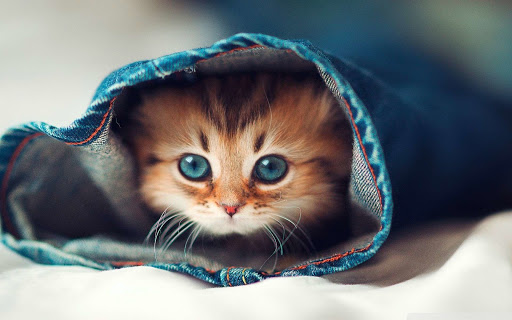
#> input picture cat_photos.jpg, 512 x 320 px
$ python -i main.py   (imports and definitions only)
#> lines starting #> are read from the running program, lines starting #| are printed output that depends on the picture; after the words box and inside, x2 and y2 are one past the last pixel; in counts of white or black regions, pixels touching at a corner belong together
#> further down, picture is the input picture: shape (320, 512, 3); mean B, G, R 119.6, 117.1, 113.3
import cv2
import numpy as np
from scipy.interpolate import UnivariateSpline
from flask import Flask,Response,render_template,request
import os

# Declare Global Variables
v, m = 0, 0

from pathlib import Path
# [1 line not run here, left out]
# Dictionary with all Filters
filters = {"Grey Scale":1,"Bright Night":2,"Gloomy Day":3,"Blurry View":4,"Cartoonify":5,"Sharp View":6,"Nostalgia":7,"Pencil Sketch":8,"HDR Effect":9,"Pixel Invert":10,"Summer Effect":11,"Winter Effect":12}

# CV2 Video Capture
# [1 line not run here, left out]

# Get width and height ofe window
# [1 line that did not run here, left out]
# [1 line that did not run here, left out]
# [4 lines not run here, left out]
# Resize input image
# [1 line that did not run here, left out]

# Initialize Flask Object
# [1 line not run here, left out]

# Smart Phone Camera like Filters using OpenCV - Filters on Live Video
# Listed down methods that can apply most common camera filters on either live videl or images using OpenCV

# Grayscale conversion for Black & White effect
def grayScaleFilter(image):
    image = cv2.cvtColor(image, cv2.COLOR_BGR2GRAY)
    return image

# Brighten image pixels
# [18 lines left out: functions nightBrightenerFilter, DayDarkenerFilter, blurFilter, not called in this run]

# Creating a cartoon effect on image
# Approach :
# ---> Convert to grayscale
# ---> Medien Blur to reduce noise
# ---> Locating the edges using adaptiveThreshold
# ---> Getting a mask image by creating a bitwise and between original image and processed image
# This creates a cartoon like effect
def cartoonifyFilter(image):
    org_img = cv2.bilateralFilter(image, 9, 300, 300)
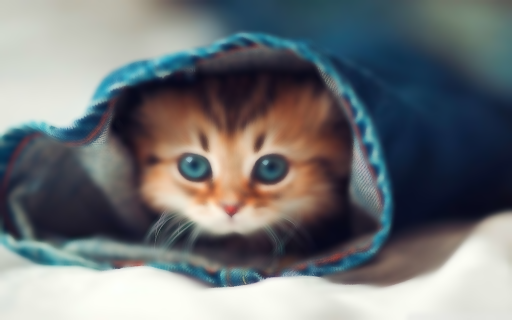
#> org_img: shape (320, 512, 3); mean B, G, R 119.6, 117.1, 113.3
    gray = grayScaleFilter(image)
#> in grayScaleFilter, `image = cv2.cvtColor(image, cv2.COLOR_BGR2GRAY)`:
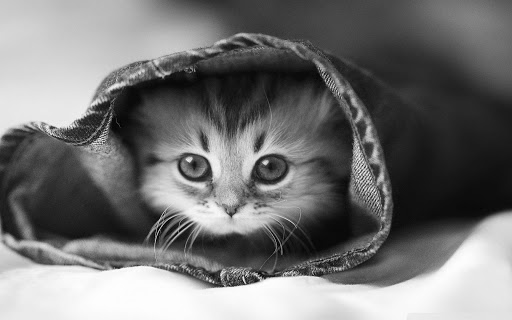
#> image: shape (320, 512); min 0, max 254, mean 116.3
    image1= cv2.medianBlur(gray, 3)
    image2 = cv2.adaptiveThreshold(image1, 255, cv2.ADAPTIVE_THRESH_MEAN_C, cv2.THRESH_BINARY, 9, 9)
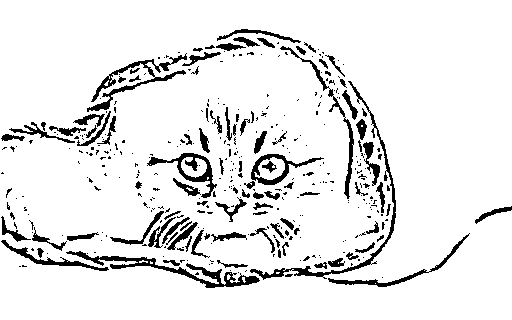
#> image2: shape (320, 512); 91% white; 383 black regions (283 under 20 px), largest, box (x1, y1, x2, y2) and area: (66, 251, 260, 288) 1289, (250, 81, 396, 280) 1148, (87, 53, 187, 112) 983
    image = cv2.bitwise_and(org_img, org_img, mask=image2)
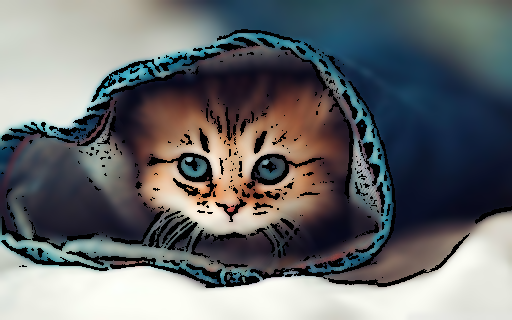
#> image: shape (320, 512, 3); mean B, G, R 110.8, 109, 106.1
    return image

# Sharpen the image
# [18 lines left out: functions sharpenImageFilter, nostalgiaFilter, pencilSketchFilter, not called in this run]

# HDR Effect by enhancing details in the image
def hdrEffect(image):
    image = cv2.detailEnhance(image, sigma_s=13, sigma_r=0.17)
    return image

# Invert pixels in image
def pixelInvertFilter(image):
    image = cv2.bitwise_not(image)
    return image

# Increase warmth of image to give summer like light effect by increasing red channel values
# [83 lines left out: functions summerEffectFilter, winterEffectFilter, video_process, image_process, not called in this run]

# Main Landing Page
# [3 lines that did not run here, left out]

# Video Processing Landing PAge
# [5 lines that did not run here, left out]

# Video Process Filters Request
# [3 lines that did not run here, left out]

# Image Processing Landing Page
# [5 lines that did not run here, left out]

# Image Process Filters Request
# [5 lines that did not run here, left out]

# Request to Upload Image from Local Directory
# [11 lines that did not run here, left out]

# Choose Filter Request
# [23 lines that did not run here, left out]


# [2 lines not run here, left out]

>>> import cv2
>>> picture = cv2.imread('cat_photos.jpg')
>>> result = cartoonifyFilter(picture)
